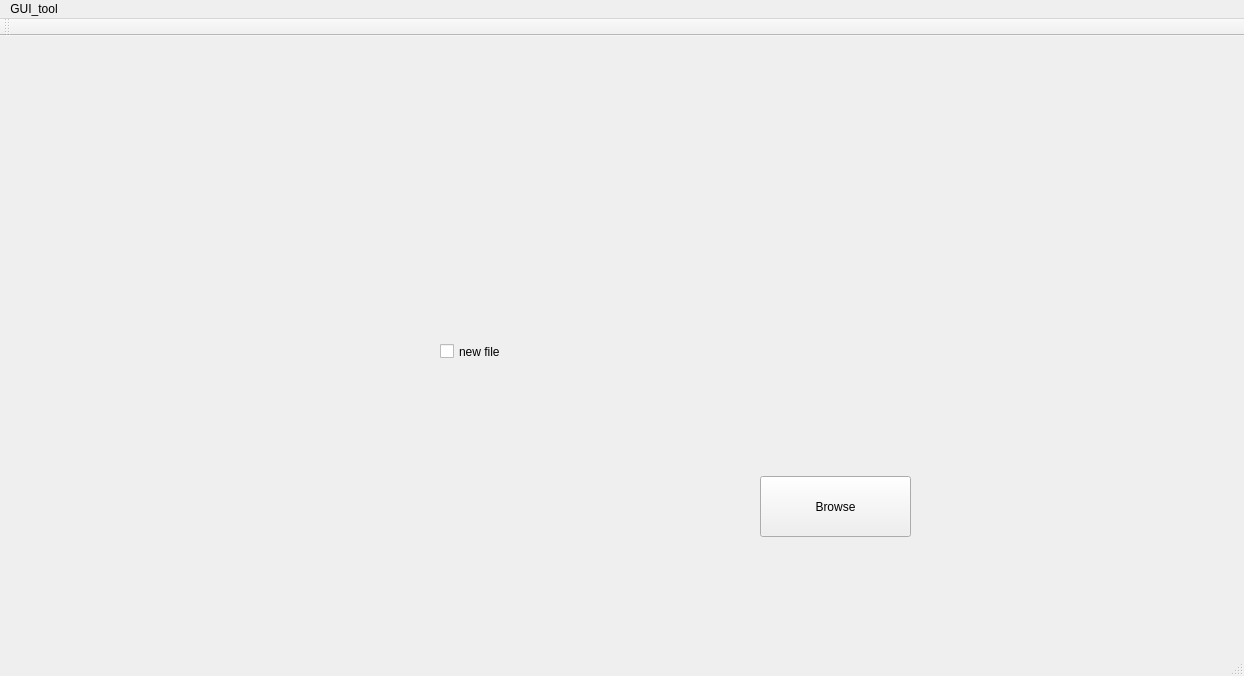
<?xml version="1.0" encoding="UTF-8"?>
<ui version="4.0">
 <class>MainWindow</class>
 <widget class="QMainWindow" name="MainWindow">
  <property name="geometry">
   <rect>
    <x>0</x>
    <y>0</y>
    <width>1244</width>
    <height>676</height>
   </rect>
  </property>
  <property name="windowTitle">
   <string>MainWindow</string>
  </property>
  <widget class="QWidget" name="centralWidget">
   <widget class="QLabel" name="label">
    <property name="geometry">
     <rect>
      <x>20</x>
      <y>320</y>
      <width>361</width>
      <height>251</height>
     </rect>
    </property>
    <property name="text">
     <string/>
    </property>
    <property name="pixmap">
     <pixmap>../ST.JPEG</pixmap>
    </property>
   </widget>
   <widget class="QPushButton" name="Next1">
    <property name="geometry">
     <rect>
      <x>760</x>
      <y>440</y>
      <width>151</width>
      <height>61</height>
     </rect>
    </property>
    <property name="text">
     <string>Browse</string>
    </property>
   </widget>
   <widget class="QLabel" name="label_2">
    <property name="geometry">
     <rect>
      <x>730</x>
      <y>20</y>
      <width>231</width>
      <height>251</height>
     </rect>
    </property>
    <property name="text">
     <string/>
    </property>
    <property name="pixmap">
     <pixmap>../Stm32.png</pixmap>
    </property>
   </widget>
   <widget class="QCheckBox" name="checkBox">
    <property name="geometry">
     <rect>
      <x>440</x>
      <y>300</y>
      <width>191</width>
      <height>31</height>
     </rect>
    </property>
    <property name="text">
     <string>new file </string>
    </property>
   </widget>
   <widget class="QLabel" name="label_3">
    <property name="geometry">
     <rect>
      <x>10</x>
      <y>30</y>
      <width>381</width>
      <height>181</height>
     </rect>
    </property>
    <property name="text">
     <string/>
    </property>
    <property name="pixmap">
     <pixmap>../images.jpeg</pixmap>
    </property>
   </widget>
  </widget>
  <widget class="QMenuBar" name="menuBar">
   <property name="geometry">
    <rect>
     <x>0</x>
     <y>0</y>
     <width>1244</width>
     <height>21</height>
    </rect>
   </property>
   <widget class="QMenu" name="menuGUI_tool">
    <property name="title">
     <string>GUI_tool</string>
    </property>
   </widget>
   <addaction name="menuGUI_tool"/>
  </widget>
  <widget class="QToolBar" name="mainToolBar">
   <attribute name="toolBarArea">
    <enum>TopToolBarArea</enum>
   </attribute>
   <attribute name="toolBarBreak">
    <bool>false</bool>
   </attribute>
  </widget>
  <widget class="QStatusBar" name="statusBar"/>
 </widget>
 <layoutdefault spacing="6" margin="11"/>
 <resources/>
 <connections/>
</ui>
